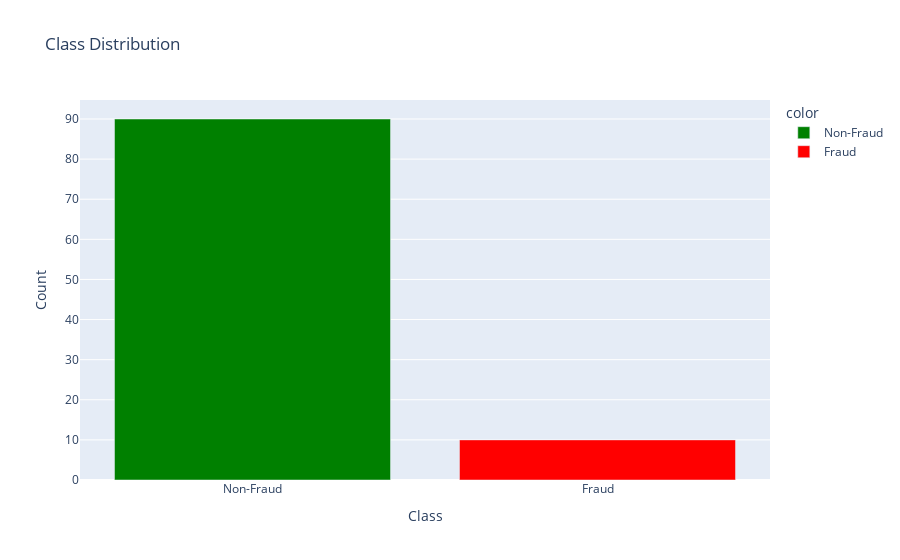
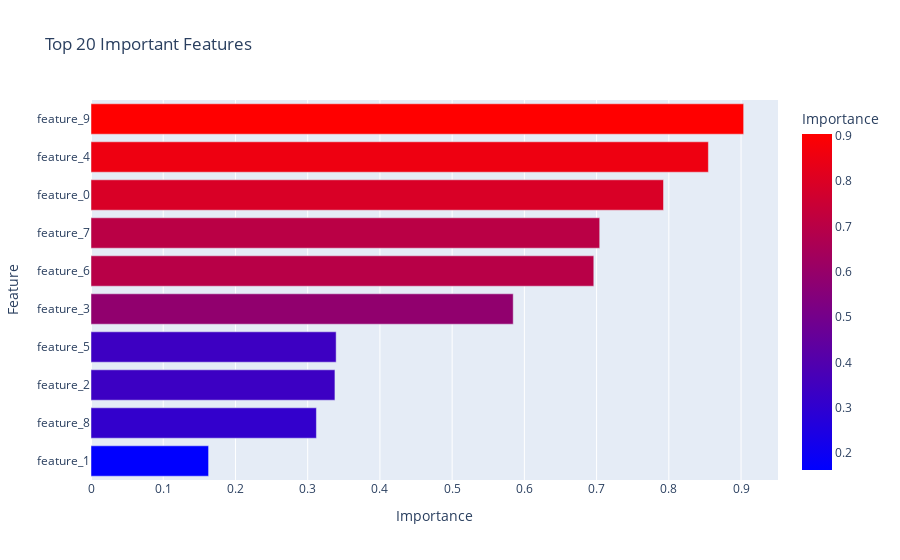
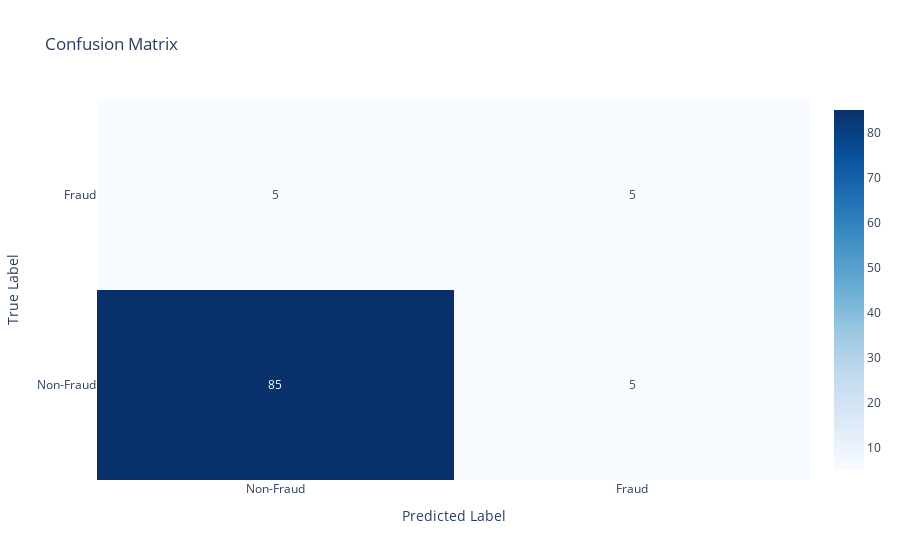
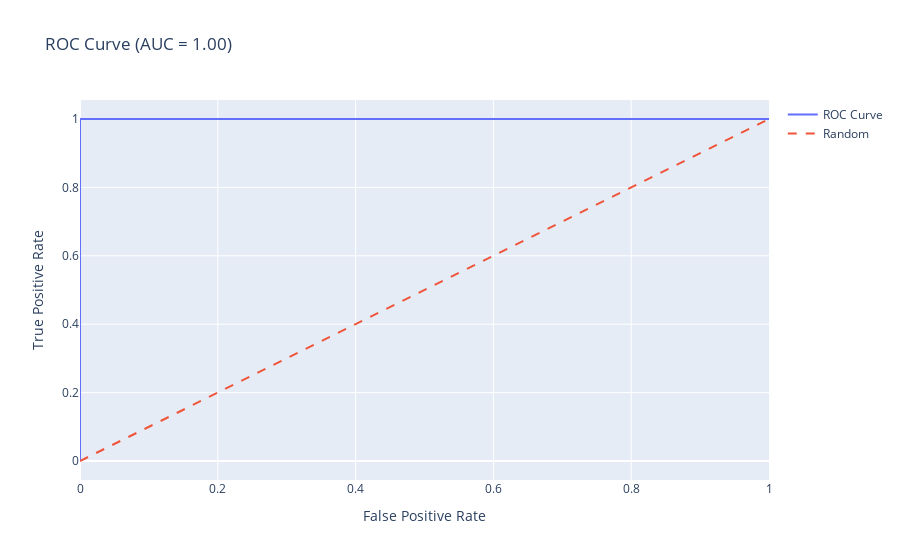

Source (notebook cell) for these figures, in order:
### Code cell
from vehicle_insurance_fraud_detection.plots import (
    plot_class_distribution,
    plot_feature_importance,
    plot_confusion_matrix,
    plot_roc_curve
)

import pandas as pd
import numpy as np
from sklearn.metrics import confusion_matrix, roc_curve, roc_auc_score

# Simulated binary labels and predictions
y_true = pd.Series([0]*90 + [1]*10)
y_pred = [0]*85 + [1]*5 + [0]*5 + [1]*5  # simulate a model prediction
y_proba = np.linspace(0, 1, 100)  # fake probabilities just for demo

# 1. Class Distribution
fig1 = plot_class_distribution(y_true)
fig1.show()

# 2. Feature Importance (fake example)
importance_df = pd.DataFrame({
    "Feature": [f"feature_{i}" for i in range(10)],
    "Importance": np.random.rand(10)
})
fig2 = plot_feature_importance(importance_df)
fig2.show()

# 3. Confusion Matrix
cm = confusion_matrix(y_true, y_pred)
fig3 = plot_confusion_matrix(cm)
fig3.show()

# 4. ROC Curve
fpr, tpr, _ = roc_curve(y_true, y_proba)
auc_score = roc_auc_score(y_true, y_proba)
fig4 = plot_roc_curve(fpr, tpr, auc_score)
fig4.show()

### Figure 1 — Plotly figure (JSON) as saved in the notebook; plotly's stock layout.template omitted (floating-point values rounded to 4 significant figures)
{"data": [{"hovertemplate": "color=Non-Fraud<br>Class=%{x}<br>Count=%{y}<extra></extra>", "legendgroup": "Non-Fraud", "marker": {"color": "green", "pattern": {"shape": ""}}, "name": "Non-Fraud", "orientation": "v", "showlegend": true, "textposition": "auto", "type": "bar", "x": ["Non-Fraud"], "xaxis": "x", "y": [90], "yaxis": "y"}, {"hovertemplate": "color=Fraud<br>Class=%{x}<br>Count=%{y}<extra></extra>", "legendgroup": "Fraud", "marker": {"color": "red", "pattern": {"shape": ""}}, "name": "Fraud", "orientation": "v", "showlegend": true, "textposition": "auto", "type": "bar", "x": ["Fraud"], "xaxis": "x", "y": [10], "yaxis": "y"}], "layout": {"barmode": "relative", "legend": {"title": {"text": "color"}, "tracegroupgap": 0}, "title": {"text": "Class Distribution"}, "xaxis": {"anchor": "y", "domain": [0, 1], "title": {"text": "Class"}}, "yaxis": {"anchor": "x", "domain": [0, 1], "title": {"text": "Count"}}}}

### Figure 2 — Plotly figure (JSON) as saved in the notebook; plotly's stock layout.template omitted (floating-point values rounded to 4 significant figures)
{"data": [{"hovertemplate": "Importance=%{marker.color}<br>Feature=%{y}<extra></extra>", "legendgroup": "", "marker": {"color": [0.9036, 0.8548, 0.7926, 0.7043, 0.6961, 0.5846, 0.3394, 0.3377, 0.3121, 0.1628], "coloraxis": "coloraxis", "pattern": {"shape": ""}}, "name": "", "orientation": "h", "showlegend": false, "textposition": "auto", "type": "bar", "x": [0.9036, 0.8548, 0.7926, 0.7043, 0.6961, 0.5846, 0.3394, 0.3377, 0.3121, 0.1628], "xaxis": "x", "y": ["feature_9", "feature_4", "feature_0", "feature_7", "feature_6", "feature_3", "feature_5", "feature_2", "feature_8", "feature_1"], "yaxis": "y"}], "layout": {"barmode": "relative", "coloraxis": {"colorbar": {"title": {"text": "Importance"}}, "colorscale": [[0, "rgb(0,0,255)"], [1, "rgb(255,0,0)"]]}, "legend": {"tracegroupgap": 0}, "title": {"text": "Top 20 Important Features"}, "xaxis": {"anchor": "y", "domain": [0, 1], "title": {"text": "Importance"}}, "yaxis": {"anchor": "x", "autorange": "reversed", "domain": [0, 1], "title": {"text": "Feature"}}}}

### Figure 3 — Plotly figure (JSON) as saved in the notebook; plotly's stock layout.template omitted (floating-point values rounded to 4 significant figures)
{"data": [{"colorscale": [[0, "rgb(247,251,255)"], [0.125, "rgb(222,235,247)"], [0.25, "rgb(198,219,239)"], [0.375, "rgb(158,202,225)"], [0.5, "rgb(107,174,214)"], [0.625, "rgb(66,146,198)"], [0.75, "rgb(33,113,181)"], [0.875, "rgb(8,81,156)"], [1, "rgb(8,48,107)"]], "hoverongaps": false, "text": [[85, 5], [5, 5]], "texttemplate": "%{text}", "type": "heatmap", "x": ["Non-Fraud", "Fraud"], "y": ["Non-Fraud", "Fraud"], "z": [[85, 5], [5, 5]]}], "layout": {"title": {"text": "Confusion Matrix"}, "xaxis": {"title": {"text": "Predicted Label"}}, "yaxis": {"title": {"text": "True Label"}}}}

### Figure 4 — Plotly figure (JSON) as saved in the notebook; plotly's stock layout.template omitted (floating-point values rounded to 4 significant figures)
{"data": [{"mode": "lines", "name": "ROC Curve", "type": "scatter", "x": [0.0, 0.0, 0.0, 1.0], "y": [0.0, 0.1, 1.0, 1.0]}, {"line": {"dash": "dash"}, "mode": "lines", "name": "Random", "type": "scatter", "x": [0, 1], "y": [0, 1]}], "layout": {"showlegend": true, "title": {"text": "ROC Curve (AUC = 1.00)"}, "xaxis": {"title": {"text": "False Positive Rate"}}, "yaxis": {"title": {"text": "True Positive Rate"}}}}
